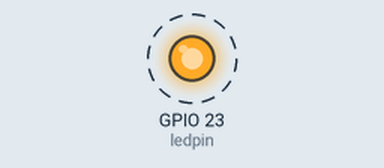
Simulated run of this sketch. Board: ESP32. Parts: output pins drawn as LEDs (lit = HIGH). Dashed ring = blinking.

Above: at 0.2 s.
Timing chart, 0 to 3.0 s (numbered marks = the images above):
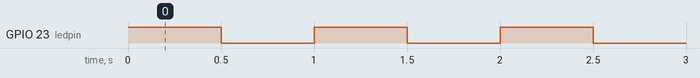

The sketch:

Esp32Test.ino
```cpp
int ledpin = 23;

void setup() {
  pinMode(ledpin, OUTPUT);

}

void loop()
{
  digitalWrite(ledpin, HIGH);
  delay(500);
  digitalWrite(ledpin, LOW);
  delay(500);
}
```

Measured:
- by itself, GPIO 23 (ledpin): alternates HIGH for 0.50 s and LOW for 0.50 s
